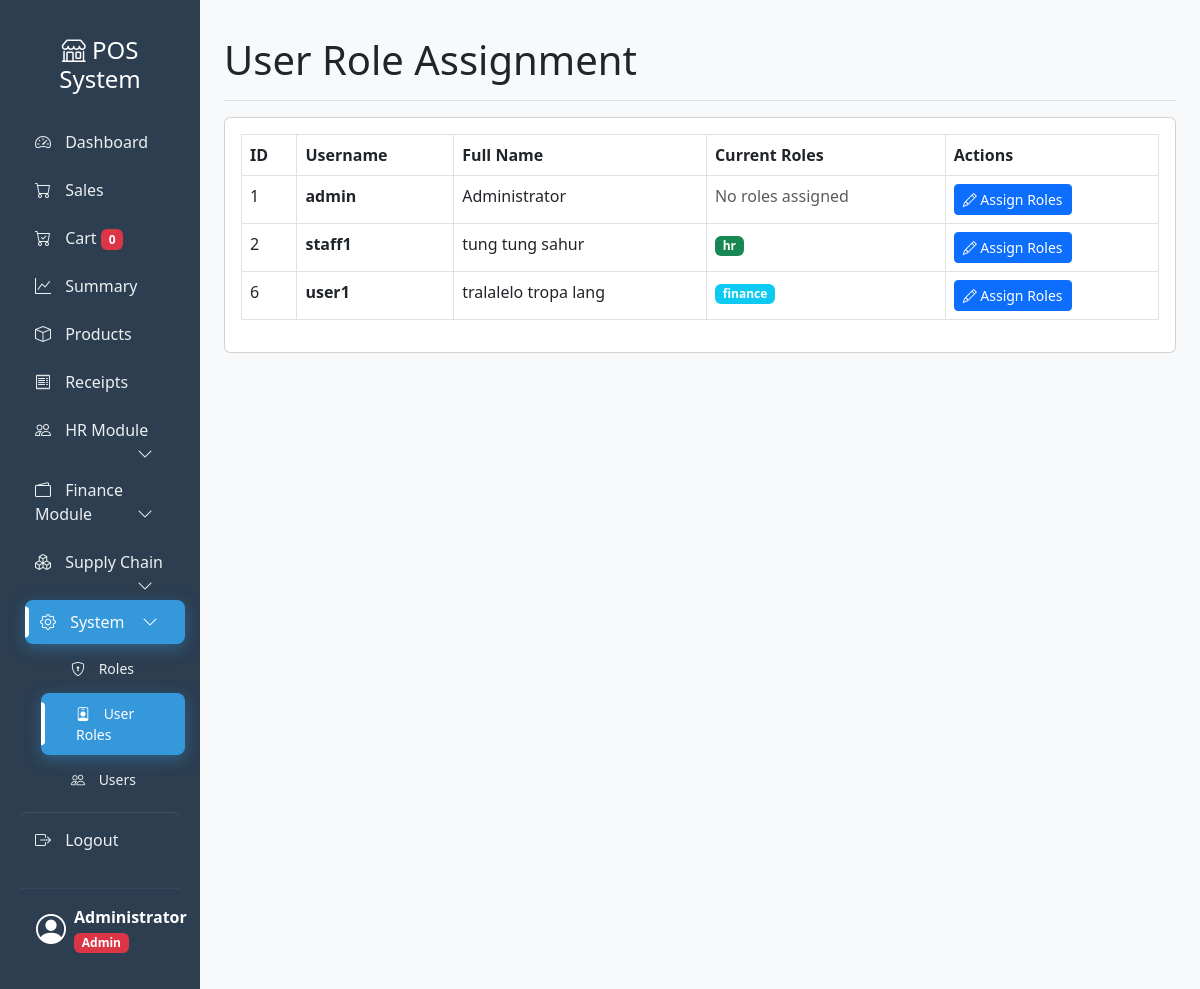
The app's page /pos-system/pages/user-roles.php (signed in) with its own data.
### tables this page shows
CREATE TABLE `users` (
  `id` int(11) NOT NULL,
  `username` varchar(50) NOT NULL,
  `password` varchar(255) NOT NULL,
  `full_name` varchar(100) NOT NULL,
  `role` enum('admin','co-admin','staff') DEFAULT 'staff',
  `is_active` tinyint(1) DEFAULT 1,
  `created_at` timestamp NOT NULL DEFAULT current_timestamp(),
  `last_login` timestamp NULL DEFAULT NULL
);

CREATE TABLE `roles` (
  `id` int(11) NOT NULL,
  `role_name` varchar(50) NOT NULL,
  `description` text DEFAULT NULL,
  `created_at` timestamp NOT NULL DEFAULT current_timestamp()
);

### pos-system/includes/rbac/roles.php (called while the page is built, shortened)
<?php
require_once __DIR__ . '/../../config/database.php';
if (!function_exists('getAllRoles')) {
if (!function_exists('getUserRoles')) {
    function getUserRoles($user_id) {
        global $pdo;
        $stmt = $pdo->prepare("
            SELECT r.* FROM roles r
            JOIN user_roles ur ON r.id = ur.role_id
            WHERE ur.user_id = ?
        ");
        $stmt->execute([$user_id]);
        return $stmt->fetchAll();
    }
}
}
?>

### pos-system/pages/user-roles.php (the view, shortened to what this page needs)
<?php
require_once '../config/database.php';
require_once '../includes/header.php';
require_once '../includes/sidebar.php';
?>
<main class="col-md-10 ms-sm-auto px-md-4 main-content">
    <div class="d-flex justify-content-between flex-wrap flex-md-nowrap align-items-center pt-3 pb-2 mb-3 border-bottom">
        <h1>User Role Assignment</h1>
    </div>
    <div class="card">
        <div class="card-body">
            <div class="table-responsive">
                <table class="table table-bordered table-hover">
                    <thead>
                        <tr>
                            <th>ID</th>
                            <th>Username</th>
                            <th>Full Name</th>
                            <th>Current Roles</th>
                            <th>Actions</th>
                        </tr>
                    </thead>
                    <tbody>
                        <?php
                        $users = $pdo->query("SELECT * FROM users ORDER BY username");
                        while($user = $users->fetch()):
                            $user_roles = getUserRoles($user['id']);
                        ?>
                        <tr>
                            <td><?php echo $user['id']; ?></td>
                            <td><strong><?php echo $user['username']; ?></strong></td>
                            <td><?php echo $user['full_name']; ?></td>
                            <td>
                                <?php foreach($user_roles as $r): ?>
                                    <span class="badge bg-<?php
                                        echo $r['role_name'] == 'super_admin' ? 'danger' :
                                            ($r['role_name'] == 'admin' ? 'warning' :
                                                ($r['role_name'] == 'ceo' ? 'primary' :
                                                    ($r['role_name'] == 'finance' ? 'info' :
                                                        ($r['role_name'] == 'hr' ? 'success' : 'secondary'))));
                                    ?>">
                                        <?php echo $r['role_name']; ?>
                                    </span>
                                <?php endforeach; ?>
                                <?php if(empty($user_roles)): ?>
                                    <span class="text-muted">No roles assigned</span>
                                <?php endif; ?>
                            </td>
                            <td>
                                <button class="btn btn-sm btn-primary" onclick="editUserRoles(<?php echo $user['id']; ?>)">
                                    <i class="bi bi-pencil"></i> Assign Roles
                                </button>
                            </td>
                        </tr>
                        <?php endwhile; ?>
                    </tbody>
                </table>
            </div>
        </div>
    </div>
</main>
<?php require_once '../includes/footer.php'; ?>

### pos-system/assets/css/custom.css (style rules this page uses)
body { background-color: #f8f9fa; }
.main-content { padding: 20px; }

### records on screen
users: id "1", username "admin", full_name "Administrator", shows "No roles assigned"
users: id "2", username "staff1", full_name "tung tung sahur"
roles: role_name "hr"
users: id "6", username "user1", full_name "tralalelo tropa lang"
roles: role_name "finance"

### other values on screen
count($_SESSION['cart'] ?? []) "0"
$_SESSION['full_name'] "Administrator"
$role "Admin"
